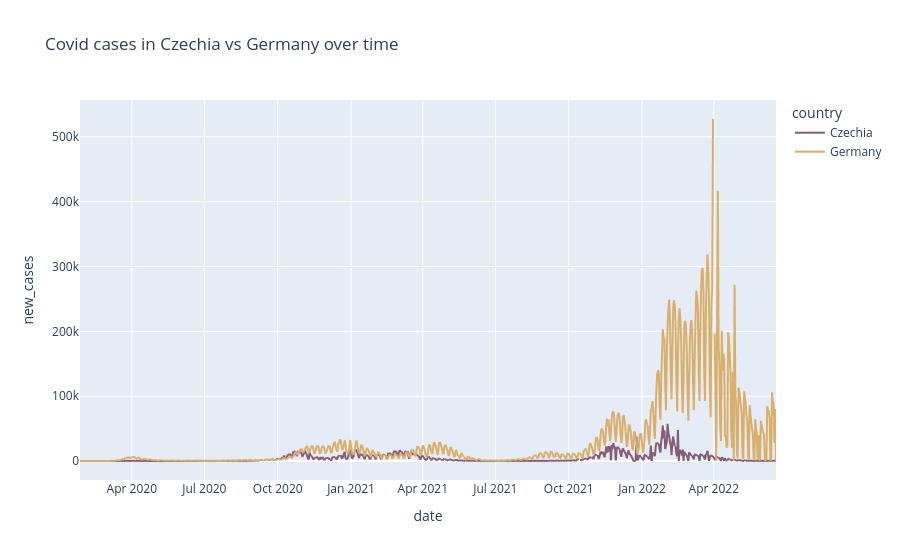

Here is the notebook cell this chart was saved with:
### Code cell
fig = px.line(
    data_frame=df_cz_de,
    x="date",
    y="new_cases",
    color="country",
    color_discrete_sequence=px.colors.qualitative.Antique,
    title="Covid cases in Czechia vs Germany over time"
)

fig.show()

### Figure 1 — Plotly figure (JSON) as saved in the notebook; plotly's stock layout.template omitted (floating-point values rounded to 4 significant figures; data arrays with more than 128 entries replaced by an {"elided": "..."} marker saying what was removed)
{"data": [{"hovertemplate": "country=Czechia<br>date=%{x}<br>new_cases=%{y}<extra></extra>", "legendgroup": "Czechia", "line": {"color": "rgb(133, 92, 117)", "dash": "solid"}, "marker": {"symbol": "circle"}, "mode": "lines", "name": "Czechia", "showlegend": true, "type": "scattergl", "x": {"elided": "840 str values"}, "xaxis": "x", "y": {"elided": "840 float values"}, "yaxis": "y"}, {"hovertemplate": "country=Germany<br>date=%{x}<br>new_cases=%{y}<extra></extra>", "legendgroup": "Germany", "line": {"color": "rgb(217, 175, 107)", "dash": "solid"}, "marker": {"symbol": "circle"}, "mode": "lines", "name": "Germany", "showlegend": true, "type": "scattergl", "x": {"elided": "874 str values"}, "xaxis": "x", "y": {"elided": "874 float values"}, "yaxis": "y"}], "layout": {"legend": {"title": {"text": "country"}, "tracegroupgap": 0}, "title": {"text": "Covid cases in Czechia vs Germany over time"}, "xaxis": {"anchor": "y", "domain": [0, 1], "title": {"text": "date"}}, "yaxis": {"anchor": "x", "domain": [0, 1], "title": {"text": "new_cases"}}}}
